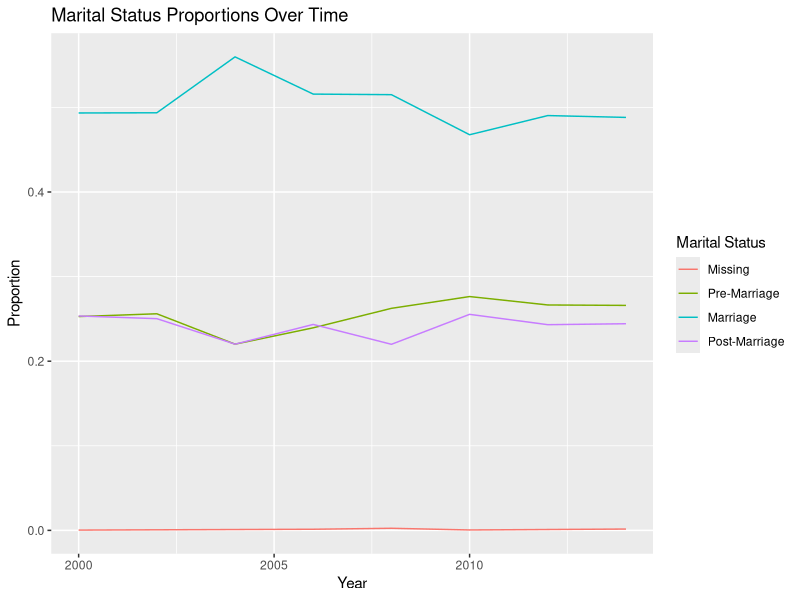

Reproduce this figure in R.
## ---- chunk 1
knitr::opts_chunk$set(
  echo = TRUE#, 
  # warning=FALSE, 
  # message=FALSE
  )
library(knitr)
library(tidyverse)
library(dplyr)
library(lubridate)
## ---- chunk 2
gss_marital = gss_cat %>%
  mutate(
    marital_new = fct_collapse(
      marital,
      "Pre-Marriage" = "Never married",
      "Marriage" = c("Married", "Separated"), 
      "Post-Marriage" = c("Divorced", "Widowed"),
      "Missing" = "No answer"
    )
  )

gss_marital %>%
  count(marital_new) %>%
  kable(caption = "Frequency Table for new Marital Levels")
## ---- chunk 3
marriage_year_summary = gss_marital %>%
  count(year, marital_new) %>%
  group_by(year) %>%
  mutate(prop = n / sum(n))

kable(head(marriage_year_summary), caption = "First Six Rows of Each Year-Marriage-Status Combination")
## ---- chunk 4
latest_year = max(marriage_year_summary$year) # select single col --> df$column_name

marriage_year_summary = marriage_year_summary %>%
  mutate(
    marital_new = fct_reorder(marital_new, year)
  )
## ---- chunk 5
ggplot(marriage_year_summary, aes(x = year, y = prop, color = marital_new)) +
  geom_line() +
  labs(
    title = "Marital Status Proportions Over Time",
    x = "Year",
    y = "Proportion",
    color = "Marital Status"
  )
